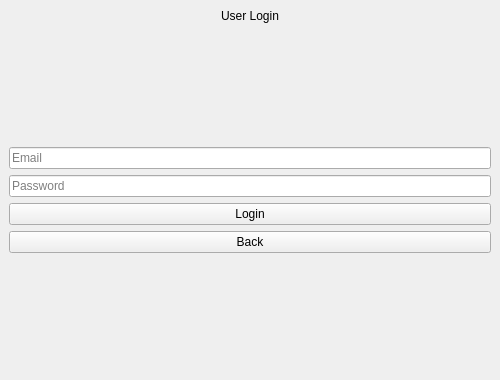
<?xml version="1.0" encoding="UTF-8"?>
<ui version="4.0">
 <class>MainWindow</class>

 <widget class="QMainWindow" name="MainWindow">
  <property name="geometry">
   <rect><x>0</x><y>0</y><width>500</width><height>380</height></rect>
  </property>
  <property name="windowTitle">
   <string>User Login – Data Banking</string>
  </property>

  <widget class="QWidget" name="centralwidget">

   <!-- GREEN THEME -->


   <layout class="QVBoxLayout" name="mainLayout">

    <!-- Title -->
    <item>
     <widget class="QLabel" name="titleLabel">
      <property name="text"><string>User Login</string></property>
      <property name="alignment"><set>Qt::AlignCenter</set></property>
     </widget>
    </item>

    <item>
     <spacer name="spacer1">
      <property name="orientation"><enum>Qt::Vertical</enum></property>
      <property name="sizeHint" stdset="0">
       <size><width>20</width><height>20</height></size>
      </property>
     </spacer>
    </item>

    <!-- Inputs -->
    <item><widget class="QLineEdit" name="emailInput"><property name="placeholderText"><string>Email</string></property></widget></item>
    <item><widget class="QLineEdit" name="passwordInput"><property name="placeholderText"><string>Password</string></property><property name="echoMode"><enum>QLineEdit::Password</enum></property></widget></item>

    <!-- Login Button -->
    <item>
     <widget class="QPushButton" name="btnLogin">
      <property name="text"><string>Login</string></property>
      <property name="minimumHeight"><number>40</number></property>
     </widget>
    </item>

    <!-- Back Button -->
    <item>
     <widget class="QPushButton" name="btnBack">
      <property name="text"><string>Back</string></property>
      <property name="minimumHeight"><number>40</number></property>
     </widget>
    </item>

    <item>
     <spacer name="spacerBottom">
      <property name="orientation"><enum>Qt::Vertical</enum></property>
      <property name="sizeHint" stdset="0">
       <size><width>20</width><height>30</height></size>
      </property>
     </spacer>
    </item>

   </layout>
  </widget>
 </widget>

 <resources/>
 <connections/>
</ui>
